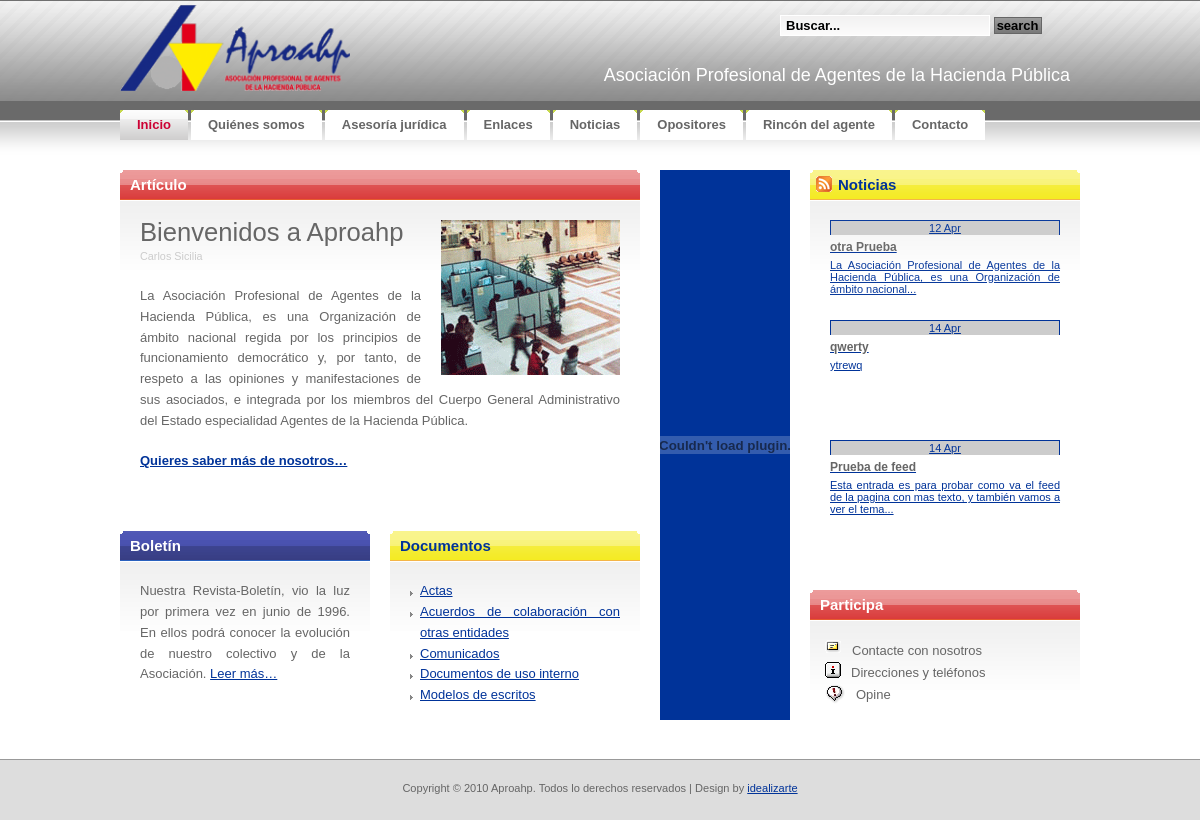
Before: / with the older database file.
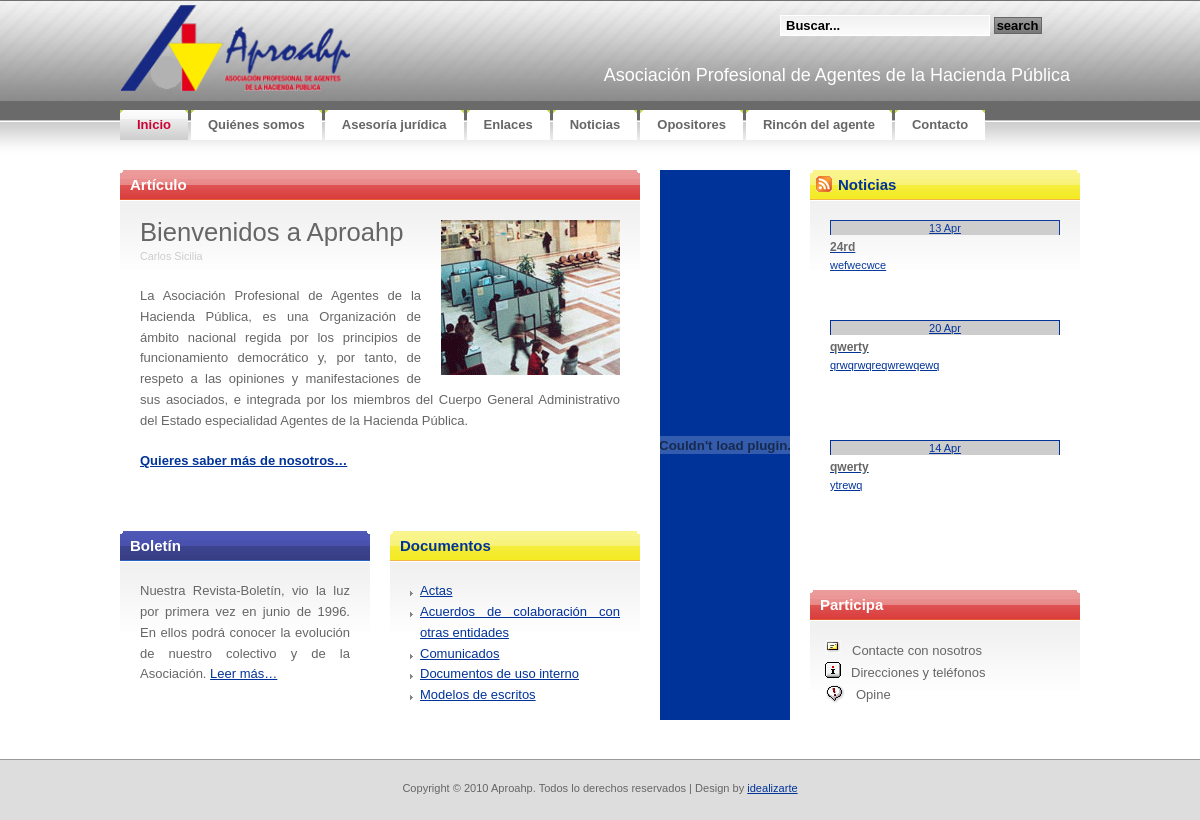
After: the same page with the newer database file.
### tables this page shows
CREATE TABLE IF NOT EXISTS `tbl_categorias` (
  `CAT_ID` bigint(20) NOT NULL AUTO_INCREMENT,
  `CAT_Visible` tinyint(1) NOT NULL,
  `CAT_Nombre` varchar(50) NOT NULL,
  `CAT_Comentarios` varchar(200) NOT NULL,
  UNIQUE KEY `ID` (`CAT_ID`)
);

CREATE TABLE IF NOT EXISTS `tbl_noticias` (
  `NOT_ID` bigint(20) NOT NULL AUTO_INCREMENT,
  `NOT_FECHA` timestamp NOT NULL DEFAULT CURRENT_TIMESTAMP,
  `NOT_Autor` bigint(20) NOT NULL,
  `NOT_Titulo` varchar(50) NOT NULL,
  `NOT_resumen` varchar(200) NOT NULL,
  `NOT_texto` text NOT NULL,
  PRIMARY KEY (`NOT_ID`)
);

### lib/siteconfig.php (called while the page is built, shortened)
<?php
	function neat_trim($str, $n, $delim='...') {
	   $len = strlen($str);
	   if ($len > $n) {
	       preg_match('/(.{' . $n . '}.*?)\b/', $str, $matches);
	       return rtrim($matches[1]) . $delim;
	   }
	   else {
	       return $str;
	   }
	}
?>

### index.php (the view, shortened to what the changed rows need)
<!DOCTYPE html PUBLIC "-//W3C//DTD XHTML 1.0 Strict//EN" "http://www.w3.org/TR/xhtml1/DTD/xhtml1-strict.dtd">
<html xmlns="http://www.w3.org/1999/xhtml">
<head>
<link rel="stylesheet" href="css/reset.css"   type="text/css" media="screen" title="no title" charset="utf-8" />
<link rel="stylesheet" href="css/aproahp.css" type="text/css" media="screen" title="no title" charset="utf-8" />
</head>
<body>
<div id="container">
<?php require("header.php");?>
	<div id="content">
		<div id="feature" class="box-red">
			<h2 class="section"><b>Artículo</b></h2>
			<div class="content"><img src="images/foto_ins.gif" width="179" height="155" alt="Foto Ins"class="right" />
			<h1>Bienvenidos a Aproahp</h1>
			</div>
		</div>
		<div class="two-cols">
			<div class="box-blue col-one">
				<h2 class="section"><b>Boletín</b></h2>
			</div>
			<div class="box-yellow col-two">
				<h2 class="section"><b>Documentos</b></h2>
				<div class="content">
					<ul class="list">
						<?php
							require_once("lib/siteconfig.php");
							$cat_result=mysql_query("SELECT * FROM tbl_categorias ORDER BY cat_nombre;");
							for ($x = 0, $numrows = mysql_num_rows($cat_result); $x < $numrows; $x++) {
								$row = mysql_fetch_assoc($cat_result);
								echo "<li><a href='rinconagente/documentos.php?catid=".$row["CAT_ID"]."'>". $row["CAT_Nombre"]."</a></li>";
						    }
						?>
					</ul>
				</div>
			</div>
		</div>
	</div>
	<div id="sidebar">
		<div class="col-two">
			<div class="box-noticias">
				<h2 class="section"><a href="rssnoticias.php"><img src="images/rsslogo16x16.gif" id="rssicon" width="16" height="16" alt="RSS Noticias"></a><b>Noticias</b></h2>
				<div class="content">
					<div class="news">
						<ul id="spy">
						<?php include("data.php");?>
						</ul>
					</div>
				</div>
			</div>
			<div class="box-red">
				<h2 class="section"><b>Participa</b></h2>
			</div>
		</div>
	</div>
</div>
</body>
</html>

### header.php (shortened to what the changed rows need)
<?php
$parts = Explode('/', $_SERVER["PHP_SELF"]);
$paginaactual= $parts[count($parts) - 1];
if(strcmp($paginaactual, "index.php")==0)
	$folder ="";
else
	$folder ="../";
$menu = array (array ( "Name" => "Inicio","Link" => "index.php","Subfolder" => ""),
			   array ( "Name" => "Quiénes somos","Link" => "kienes.php","Subfolder" => "kienes/"),
			   array ( "Name" => "Asesoría jurídica","Link" => "asesoria.php","Subfolder" => "asesoria/"),
			   array ( "Name" => "Enlaces","Link" => "enlaces.php","Subfolder" => "enlaces/"),
			   array ( "Name" => "Noticias","Link" => "noticias.php","Subfolder" => "noticias/"),
			   array ( "Name" => "Opositores","Link" => "opositores.php","Subfolder" => "opositores/"),
			   array ( "Name" => "Rincón del agente","Link" => "rinconagente.php","Subfolder" => "rinconagente/"),
			   array ( "Name" => "Contacto","Link" => "contacto.php","Subfolder" => "contacto/")
              );
?>
<div id="header">
	<?php echo('<div id="letras"><h2>'."Asociación Profesional de Agentes de la Hacienda Pública".'</h2>');?>
		</div>
</div>
<div id="menu">
	<ul>
<?php
foreach($menu as $item){
		if(strcmp($paginaactual, $item['Link'])==0)
			echo('<li class="active">');
		else
			echo('<li>');
		echo('<a href="'.$folder.$item['Subfolder'].$item['Link'].'"><b>'.$item['Name'].'</b></a></li>');
}?>
	</ul>
</div>

### data.php
<?php
require_once("lib/siteconfig.php");
$noticias_page="noticias/noticias.php";
$not_result=mysql_query("SELECT * FROM tbl_noticias,tbl_users WHERE NOT_Autor=USR_ID AND DATE(`NOT_FECHA`) <= DATE( NOW( ) ) ORDER BY NOT_FECHA DESC LIMIT 0,5;");
for ($x = 0, $numrows = mysql_num_rows($not_result); $x < $numrows && $x < $numrows ; $x++) {
	$row = mysql_fetch_assoc($not_result);
	$datetime = date("d M", strtotime($row["NOT_FECHA"]));
	echo "<li><a href=".$noticias_page."?noticia=".$row["NOT_ID"]." >";
	echo "<div class=noticiafecha>".$datetime."</div>";
	echo "<div class=noticiatitulo>".$row["NOT_Titulo"]."</div>";
	echo "<div class=noticiaresumen>".neat_trim($row["NOT_resumen"],100)."</div>";
	echo "</a></li>";
}
?>

Changed rows visible on the page:
no longer on this page (row unchanged): tbl_noticias: NOT_FECHA "14 Apr", NOT_Titulo "Prueba de feed", NOT_resumen "Esta entrada es para probar como va el feed de la pagina con mas texto, y también vamos a ver el tema..."
no longer on this page (row unchanged): tbl_noticias: NOT_FECHA "12 Apr", NOT_Titulo "otra Prueba", NOT_resumen "La Asociación Profesional de Agentes de la Hacienda Pública, es una Organización de ámbito nacional..."
added tbl_noticias: NOT_FECHA "20 Apr", NOT_Titulo "qwerty", NOT_resumen "qrwqrwqreqwrewqewq"
now on this page (row unchanged): tbl_noticias: NOT_FECHA "13 Apr", NOT_Titulo "24rd", NOT_resumen "wefwecwce"
